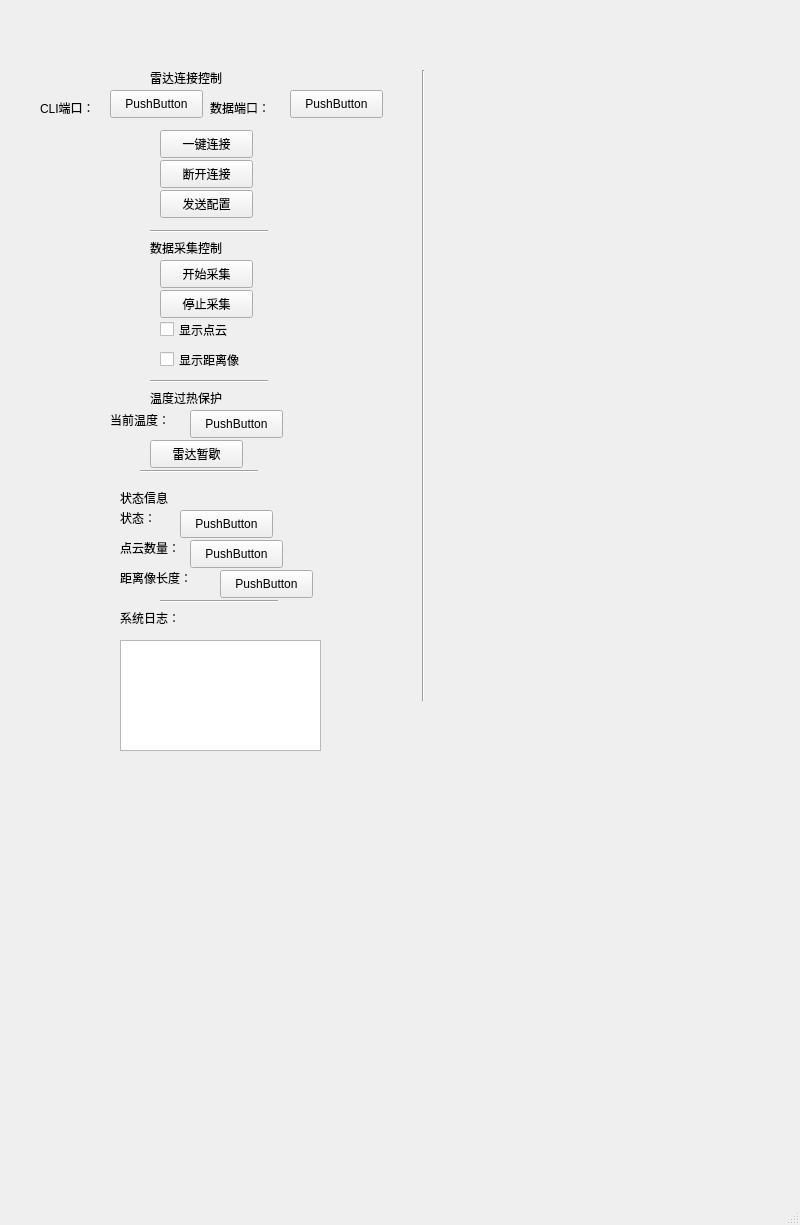
<?xml version="1.0" encoding="UTF-8"?>
<ui version="4.0">
 <class>MainWindow</class>
 <widget class="QMainWindow" name="MainWindow">
  <property name="geometry">
   <rect>
    <x>0</x>
    <y>0</y>
    <width>800</width>
    <height>1225</height>
   </rect>
  </property>
  <property name="windowTitle">
   <string>MainWindow</string>
  </property>
  <widget class="QWidget" name="centralwidget">
   <widget class="QPushButton" name="pushButton">
    <property name="geometry">
     <rect>
      <x>110</x>
      <y>90</y>
      <width>93</width>
      <height>28</height>
     </rect>
    </property>
    <property name="text">
     <string>PushButton</string>
    </property>
   </widget>
   <widget class="QPushButton" name="pushButton_2">
    <property name="geometry">
     <rect>
      <x>290</x>
      <y>90</y>
      <width>93</width>
      <height>28</height>
     </rect>
    </property>
    <property name="text">
     <string>PushButton</string>
    </property>
   </widget>
   <widget class="QPushButton" name="pushButton_3">
    <property name="geometry">
     <rect>
      <x>160</x>
      <y>130</y>
      <width>93</width>
      <height>28</height>
     </rect>
    </property>
    <property name="text">
     <string>一键连接</string>
    </property>
   </widget>
   <widget class="QPushButton" name="pushButton_4">
    <property name="geometry">
     <rect>
      <x>160</x>
      <y>160</y>
      <width>93</width>
      <height>28</height>
     </rect>
    </property>
    <property name="text">
     <string>断开连接</string>
    </property>
   </widget>
   <widget class="QPushButton" name="pushButton_5">
    <property name="geometry">
     <rect>
      <x>160</x>
      <y>190</y>
      <width>93</width>
      <height>28</height>
     </rect>
    </property>
    <property name="text">
     <string>发送配置</string>
    </property>
   </widget>
   <widget class="QLabel" name="label">
    <property name="geometry">
     <rect>
      <x>40</x>
      <y>100</y>
      <width>72</width>
      <height>15</height>
     </rect>
    </property>
    <property name="text">
     <string>CLI端口：</string>
    </property>
   </widget>
   <widget class="QLabel" name="label_2">
    <property name="geometry">
     <rect>
      <x>210</x>
      <y>100</y>
      <width>72</width>
      <height>15</height>
     </rect>
    </property>
    <property name="text">
     <string>数据端口：</string>
    </property>
   </widget>
   <widget class="QPushButton" name="pushButton_6">
    <property name="geometry">
     <rect>
      <x>160</x>
      <y>260</y>
      <width>93</width>
      <height>28</height>
     </rect>
    </property>
    <property name="text">
     <string>开始采集</string>
    </property>
   </widget>
   <widget class="QPushButton" name="pushButton_7">
    <property name="geometry">
     <rect>
      <x>160</x>
      <y>290</y>
      <width>93</width>
      <height>28</height>
     </rect>
    </property>
    <property name="text">
     <string>停止采集</string>
    </property>
   </widget>
   <widget class="QCheckBox" name="checkBox">
    <property name="geometry">
     <rect>
      <x>160</x>
      <y>320</y>
      <width>91</width>
      <height>19</height>
     </rect>
    </property>
    <property name="text">
     <string>显示点云</string>
    </property>
   </widget>
   <widget class="QCheckBox" name="checkBox_2">
    <property name="geometry">
     <rect>
      <x>160</x>
      <y>350</y>
      <width>111</width>
      <height>19</height>
     </rect>
    </property>
    <property name="text">
     <string>显示距离像</string>
    </property>
   </widget>
   <widget class="QPushButton" name="pushButton_8">
    <property name="geometry">
     <rect>
      <x>190</x>
      <y>410</y>
      <width>93</width>
      <height>28</height>
     </rect>
    </property>
    <property name="text">
     <string>PushButton</string>
    </property>
   </widget>
   <widget class="Line" name="line">
    <property name="geometry">
     <rect>
      <x>150</x>
      <y>230</y>
      <width>118</width>
      <height>3</height>
     </rect>
    </property>
    <property name="orientation">
     <enum>Qt::Horizontal</enum>
    </property>
   </widget>
   <widget class="Line" name="line_2">
    <property name="geometry">
     <rect>
      <x>150</x>
      <y>380</y>
      <width>118</width>
      <height>3</height>
     </rect>
    </property>
    <property name="orientation">
     <enum>Qt::Horizontal</enum>
    </property>
   </widget>
   <widget class="QLabel" name="label_3">
    <property name="geometry">
     <rect>
      <x>110</x>
      <y>410</y>
      <width>72</width>
      <height>20</height>
     </rect>
    </property>
    <property name="text">
     <string>当前温度：</string>
    </property>
   </widget>
   <widget class="QLabel" name="label_4">
    <property name="geometry">
     <rect>
      <x>150</x>
      <y>240</y>
      <width>111</width>
      <height>16</height>
     </rect>
    </property>
    <property name="text">
     <string>数据采集控制</string>
    </property>
   </widget>
   <widget class="QLabel" name="label_5">
    <property name="geometry">
     <rect>
      <x>150</x>
      <y>70</y>
      <width>121</width>
      <height>16</height>
     </rect>
    </property>
    <property name="text">
     <string>雷达连接控制</string>
    </property>
   </widget>
   <widget class="QLabel" name="label_6">
    <property name="geometry">
     <rect>
      <x>150</x>
      <y>390</y>
      <width>91</width>
      <height>16</height>
     </rect>
    </property>
    <property name="text">
     <string>温度过热保护</string>
    </property>
   </widget>
   <widget class="QLabel" name="label_7">
    <property name="geometry">
     <rect>
      <x>120</x>
      <y>490</y>
      <width>72</width>
      <height>15</height>
     </rect>
    </property>
    <property name="text">
     <string>状态信息</string>
    </property>
   </widget>
   <widget class="Line" name="line_3">
    <property name="geometry">
     <rect>
      <x>140</x>
      <y>470</y>
      <width>118</width>
      <height>3</height>
     </rect>
    </property>
    <property name="orientation">
     <enum>Qt::Horizontal</enum>
    </property>
   </widget>
   <widget class="QLabel" name="label_8">
    <property name="geometry">
     <rect>
      <x>120</x>
      <y>510</y>
      <width>72</width>
      <height>15</height>
     </rect>
    </property>
    <property name="text">
     <string>状态：</string>
    </property>
   </widget>
   <widget class="QLabel" name="label_9">
    <property name="geometry">
     <rect>
      <x>120</x>
      <y>570</y>
      <width>91</width>
      <height>16</height>
     </rect>
    </property>
    <property name="text">
     <string>距离像长度：</string>
    </property>
   </widget>
   <widget class="QLabel" name="label_10">
    <property name="geometry">
     <rect>
      <x>120</x>
      <y>540</y>
      <width>72</width>
      <height>15</height>
     </rect>
    </property>
    <property name="text">
     <string>点云数量：</string>
    </property>
   </widget>
   <widget class="QPushButton" name="pushButton_9">
    <property name="geometry">
     <rect>
      <x>180</x>
      <y>510</y>
      <width>93</width>
      <height>28</height>
     </rect>
    </property>
    <property name="text">
     <string>PushButton</string>
    </property>
   </widget>
   <widget class="QPushButton" name="pushButton_10">
    <property name="geometry">
     <rect>
      <x>190</x>
      <y>540</y>
      <width>93</width>
      <height>28</height>
     </rect>
    </property>
    <property name="text">
     <string>PushButton</string>
    </property>
   </widget>
   <widget class="QPushButton" name="pushButton_11">
    <property name="geometry">
     <rect>
      <x>220</x>
      <y>570</y>
      <width>93</width>
      <height>28</height>
     </rect>
    </property>
    <property name="text">
     <string>PushButton</string>
    </property>
   </widget>
   <widget class="Line" name="line_4">
    <property name="geometry">
     <rect>
      <x>160</x>
      <y>600</y>
      <width>118</width>
      <height>3</height>
     </rect>
    </property>
    <property name="orientation">
     <enum>Qt::Horizontal</enum>
    </property>
   </widget>
   <widget class="QLabel" name="label_11">
    <property name="geometry">
     <rect>
      <x>120</x>
      <y>610</y>
      <width>72</width>
      <height>15</height>
     </rect>
    </property>
    <property name="text">
     <string>系统日志：</string>
    </property>
   </widget>
   <widget class="QTextEdit" name="textEdit">
    <property name="geometry">
     <rect>
      <x>120</x>
      <y>640</y>
      <width>201</width>
      <height>111</height>
     </rect>
    </property>
   </widget>
   <widget class="Line" name="line_5">
    <property name="geometry">
     <rect>
      <x>413</x>
      <y>70</y>
      <width>20</width>
      <height>631</height>
     </rect>
    </property>
    <property name="orientation">
     <enum>Qt::Vertical</enum>
    </property>
   </widget>
   <widget class="QPushButton" name="pushButton_12">
    <property name="geometry">
     <rect>
      <x>150</x>
      <y>440</y>
      <width>93</width>
      <height>28</height>
     </rect>
    </property>
    <property name="text">
     <string>雷达暂歇</string>
    </property>
   </widget>
  </widget>
  <widget class="QMenuBar" name="menubar">
   <property name="geometry">
    <rect>
     <x>0</x>
     <y>0</y>
     <width>800</width>
     <height>26</height>
    </rect>
   </property>
  </widget>
  <widget class="QStatusBar" name="statusbar"/>
 </widget>
 <resources/>
 <connections/>
</ui>
